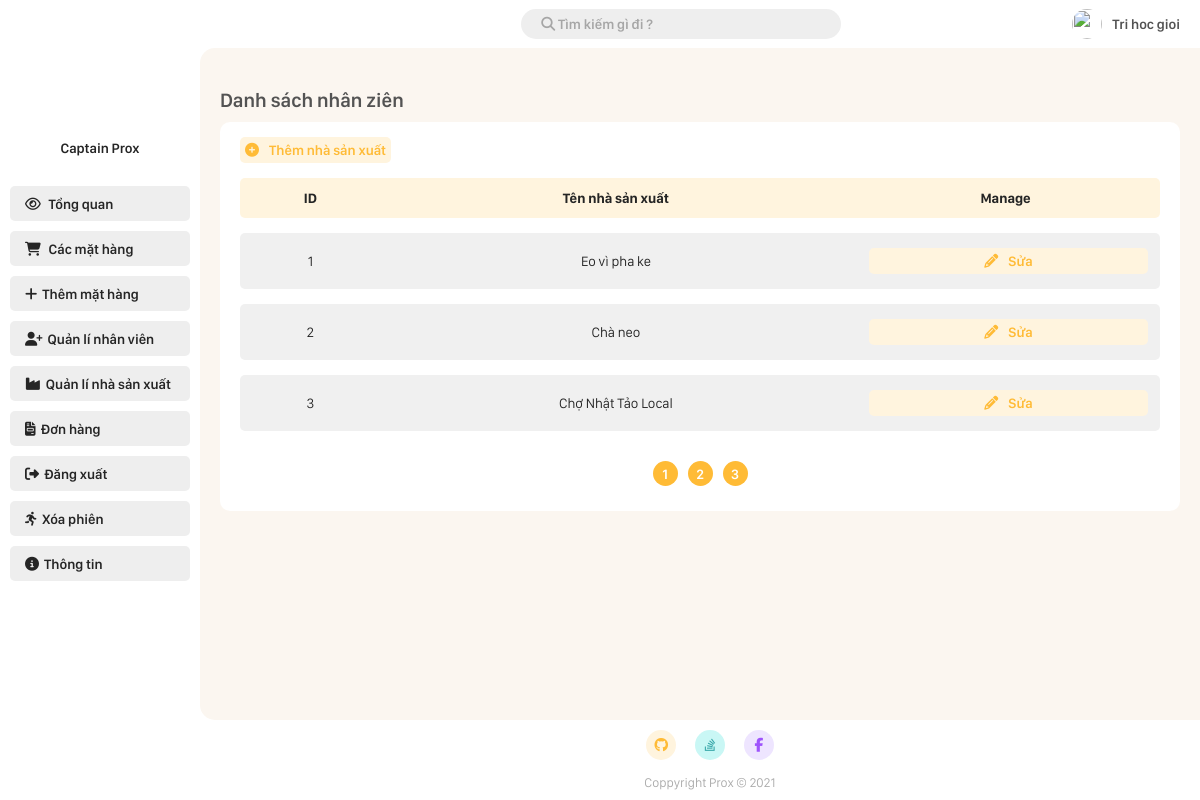
The page /Admin/manufacturer_manager.php (signed in) on the database as committed earlier.
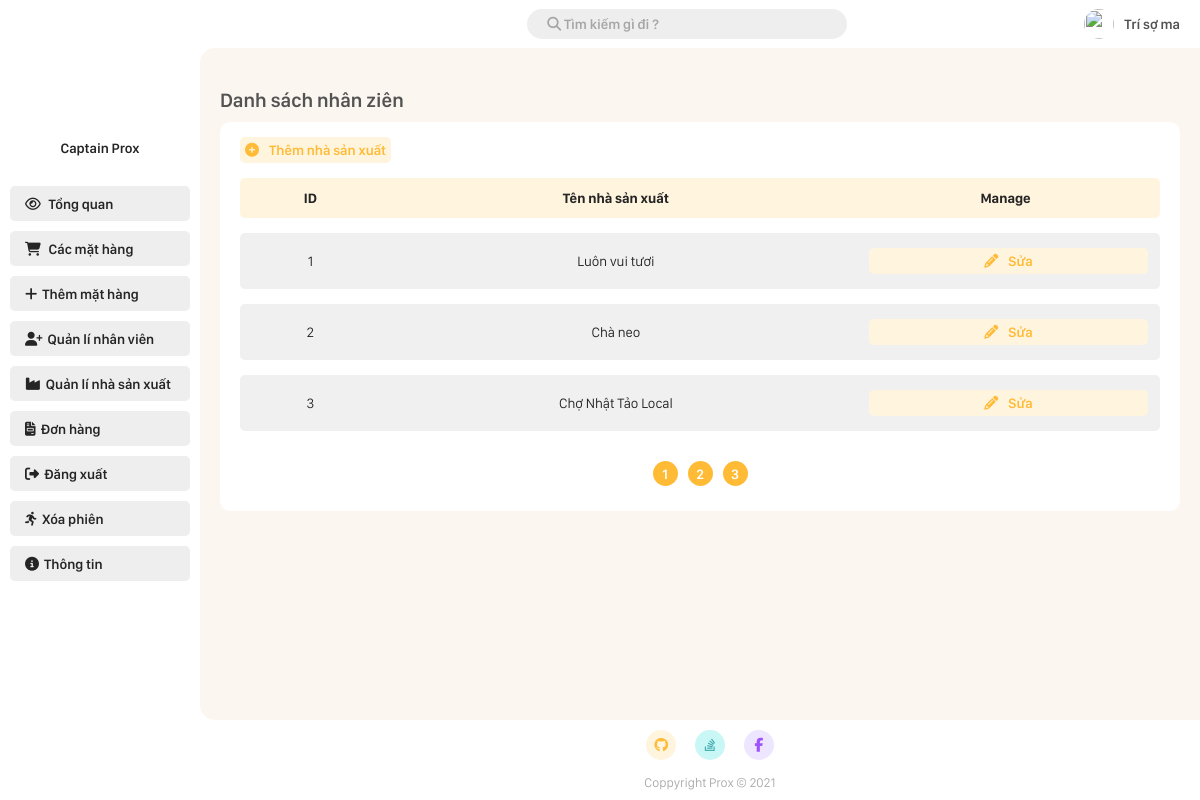
The same page on the database as committed later.
### tables this page shows
CREATE TABLE `manufacturer` (
  `id` int(11) NOT NULL,
  `name` varchar(20) NOT NULL
);

### Admin/manufacturer_manager.php (the view, shortened to what this page needs)
<!DOCTYPE html>
<html lang="en">
<head>
    <link rel="stylesheet" href="./CSS/style.css?v=4.3">
</head>
<body>
        <?php
            require_once './root/connect.php';
            $page = 1;
            $search = "";
            $number_of_post_query = "SELECT count(*) FROM manufacturer WHERE (name like '%$search%') OR (id = '$search')";
            $post_array = mysqli_query($connect, $number_of_post_query);
            $result_array = mysqli_fetch_array($post_array);
            $number_of_post = $result_array['count(*)'];
            $number_post_per_page = 3;
            $number_of_page = ceil($number_of_post/$number_post_per_page);
            $number_of_skip_page = $number_post_per_page * ($page - 1);
            $querry = "SELECT * FROM manufacturer WHERE (name like '%$search%') OR (id = '$search') LIMIT $number_post_per_page OFFSET $number_of_skip_page ";
            $result = mysqli_query($connect, $querry);
        ?>
        <div class="grid-container">
            <div class="container-header">
                <?php require_once "./root/navbar.php"; ?>
            </div>
            <div class="container-menu">
                <?php require_once "./root/sidebar.php"; ?>
            </div>
            <div class="container-main">
                <h1 class="main-title">Danh sách nhân ziên</h1>
                <div class="add-new-item">
                    <a class="link-button" href="./add/add-manufacturer.php"><i class="fas fa-plus-circle"></i>Thêm nhà sản xuất</a>
                    <table class="styled-table">
                        <thead>
                            <tr>
                                <th>ID</th>
                                <th>Tên nhà sản xuất</th>
                                <th>Manage</th>
                            </tr>
                        </thead>
                        <tbody>
                            <?php foreach($result as $manufacturer){ ?>
                                <tr>
                                    <td><?php echo $manufacturer['id'] ?></td>
                                    <td><a href="./view-infomation/manufacturer-info.php?id=<?php echo $manufacturer['id'];?>&name=<?php echo $manufacturer['name'];?>"><?php echo $manufacturer['name'] ?></a></td>
                                    <td>
                                        <a class="link-button" href="./edit/edit-manufacturer.php?id=<?= $manufacturer['id']; ?>"><i class="fas fa-pencil-alt"></i>Sửa</a>
                                    </td>
                                </tr>
                            <?php } ?>
                        </tbody>
                    </table>
                    <div class="page_number_list">
                        <?php for($i = 1 ; $i<= $number_of_page ; $i++){?>
                            <div class="page_number">
                                <a href="?page=<?php echo $i; ?>&search=<?php echo $search; ?>">
                                    <?php echo $i; ?>
                                </a>
                            </div>
                        <?php } ?>
                    </div>
                </div>
            </div>
            <div class="container-footer">
                <?php require_once "./root/footer.php"; ?>
            </div>
        </div>
</body>
</html>

### Admin/root/navbar.php (shortened to what this page needs)
<!DOCTYPE html>
<html lang="en">
<head>
</head>
<body>
        <div class="header">
            <form action="" method="get" style="margin-right: auto; margin-left: auto;">
                <input id="header-search" name="search" class="fontAwesome" type="search" placeholder="&#xF002; Tìm kiếm gì đi ?">
            </form>
            <ul class="header-menu">
                <li>
                    <img class="header-avt" src="https://i.ibb.co/gjYSPt9/97387265-911934715945271-6195268394929881088-o.jpg" alt="">
                </li>
                <li>
                    <a href="#"><?php
                    if(isset($_SESSION['name'])){
                        echo $_SESSION['name'];
                    }else{
                        echo 'User name';
                    }
                    ?>
                    </a>
                </li>
            </ul>
        </div>
</body>
</html>

Rows that differ between the two databases and show on the page:
changed manufacturer id 1: name "Eo vì pha ke" → "Luôn vui tươi"
Other text that changed with them:
$_SESSION['name']: "Tri hoc gioi" → "Trí sợ ma"
